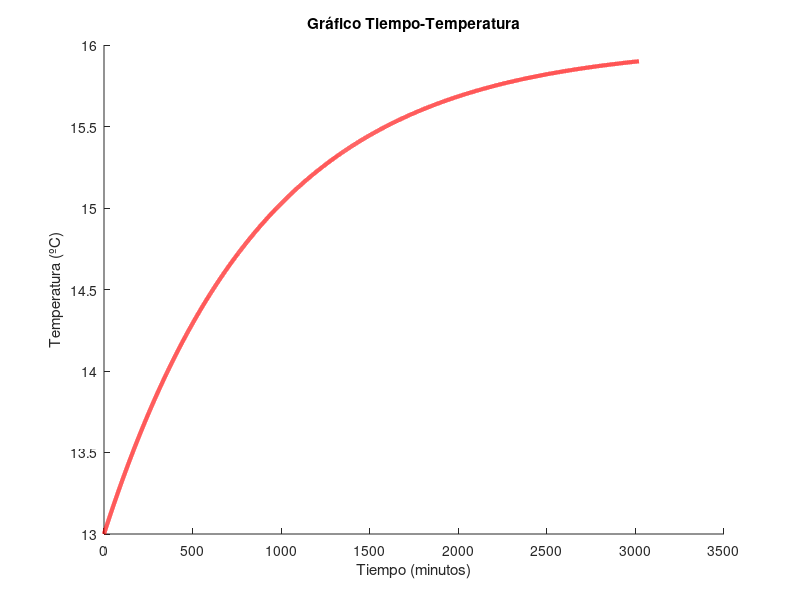

MATLAB code to generate this figure:
% Clean screeen and variables
% Limpiar pantalla y variables
clc
clear

% Ask temperature and time parameters
% Pedir parámteros de temperaturas y tiempos
prompt = {'Temperatura Inicial Hielera', 'Temperatura Ambiente', 'Temperatura Hielera Segunda Lectura', 'Tiempo de Segunda Lectura'};
digtitle = 'Introduce los valores';
dims = [1 25]
definput = {'13','16', '14', '360'};
answer = inputdlg(prompt, digtitle, dims, definput);

% Convert the string inputs to numbers
% Convertir las entradas String a números
Tih = str2num(answer{1});
Ta = str2num(answer{2});
Tht = str2num(answer{3});
t2l = str2num(answer{4});

% Calculate the integration constant and thermal constant
% Calcular la constante de integración y la constante térmica
C = Tih-Ta;
k =((log((Tht-Ta)/(Tih-Ta)))/-t2l);

% Calculate the time that takes to reache a thermal balanca + - 0.1
%Calculo del tiempo que tomará alcanzar el equilibrio térmico + - 0.1
tet = (log(((Ta+0.1)-Ta)/C))/-k;
teth = tet/60;
tetd = teth/24;

% Cooler Temperature Change Graph over time
% Gráfica del cambio de temperatura de la hielera con el tiempo
t = [0:0.1:tet];
T = (C*exp(-(k*t)))+ Ta;
figure('Name', 'Gráfica Tiempo-Temperatura');
title('Gráfico Tiempo-Temperatura');
xlabel('Tiempo (minutos)');
ylabel('Temperatura (ºC)')
hold on
plot(t,T, 'color', 'red', 'LineWidth', 3)

%
%Impresión de resultados 
sprintf(['El equilibrio térmico será posible en el tiempo %.0f minutos, %.2f horas o %.1f días'], tet, teth, tetd)
